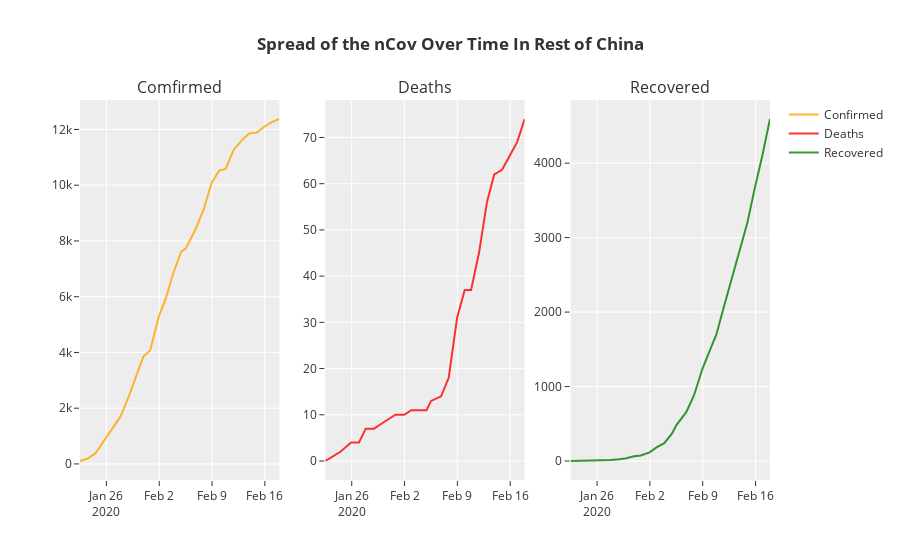

The code cell stored with this chart in its notebook:
### Markdown cell above
## Rest of China (Excluding Hubei) - Spread Over Time

### Code cell
plot = make_subplots(rows=1, cols=3, subplot_titles=("Comfirmed", "Deaths", "Recovered"))

# to plot the spread over time, we would need the data distribution spread over time starting from 22nd Jan 2020
# so we will extract the sub-set from the original data.
chinese_data_over_time = nCoV_data[(nCoV_data['Country'] == 'China') & (nCoV_data['State'] != 'Hubei')]
chinese_data_over_time = chinese_data_over_time.groupby('Date')['Confirmed','Deaths','Recovered'].sum().reset_index()

subPlot1 = go.Scatter(
                x=chinese_data_over_time['Date'],
                y=chinese_data_over_time['Confirmed'],
                name="Confirmed",
                line_color='orange',
                opacity=0.8)

subPlot2 = go.Scatter(
                x=chinese_data_over_time['Date'],
                y=chinese_data_over_time['Deaths'],
                name="Deaths",
                line_color='red',
                opacity=0.8)

subPlot3 = go.Scatter(
                x=chinese_data_over_time['Date'],
                y=chinese_data_over_time['Recovered'],
                name="Recovered",
                line_color='green',
                opacity=0.8)

plot.append_trace(subPlot1, 1, 1)
plot.append_trace(subPlot2, 1, 2)
plot.append_trace(subPlot3, 1, 3)
plot.update_layout(template="ggplot2", title_text = '<b>Spread of the nCov Over Time In Rest of China</b>')

plot.show()

### Figure 1 — Plotly figure (JSON) as saved in the notebook; plotly's stock layout.template omitted (floating-point values rounded to 4 significant figures)
{"data": [{"line": {"color": "orange"}, "name": "Confirmed", "opacity": 0.8, "type": "scatter", "x": ["2020-01-22T12:00:00", "2020-01-23T12:00:00", "2020-01-24T12:00:00", "2020-01-25T22:00:00", "2020-01-26T23:00:00", "2020-01-27T20:30:00", "2020-01-28T23:00:00", "2020-01-29T21:00:00", "2020-01-30T21:30:00", "2020-01-31T19:00:00", "2020-02-01T23:00:00", "2020-02-02T21:00:00", "2020-02-03T21:40:00", "2020-02-04T22:00:00", "2020-02-05T12:20:00", "2020-02-06T20:05:00", "2020-02-07T20:24:00", "2020-02-08T23:04:00", "2020-02-09T23:20:00", "2020-02-10T19:30:00", "2020-02-11T20:44:00", "2020-02-12T22:00:00", "2020-02-13T21:15:00", "2020-02-14T22:00:00", "2020-02-15T22:00:00", "2020-02-16T22:00:00", "2020-02-17T22:00:00"], "xaxis": "x", "y": [105, 195, 367, 927, 1314, 1695, 2416, 3092, 3852, 4068, 5301, 5937, 6878, 7612, 7727, 8429, 9103, 10098, 10529, 10582, 11275, 11599, 11855, 11886, 12098, 12264, 12375], "yaxis": "y"}, {"line": {"color": "red"}, "name": "Deaths", "opacity": 0.8, "type": "scatter", "x": ["2020-01-22T12:00:00", "2020-01-23T12:00:00", "2020-01-24T12:00:00", "2020-01-25T22:00:00", "2020-01-26T23:00:00", "2020-01-27T20:30:00", "2020-01-28T23:00:00", "2020-01-29T21:00:00", "2020-01-30T21:30:00", "2020-01-31T19:00:00", "2020-02-01T23:00:00", "2020-02-02T21:00:00", "2020-02-03T21:40:00", "2020-02-04T22:00:00", "2020-02-05T12:20:00", "2020-02-06T20:05:00", "2020-02-07T20:24:00", "2020-02-08T23:04:00", "2020-02-09T23:20:00", "2020-02-10T19:30:00", "2020-02-11T20:44:00", "2020-02-12T22:00:00", "2020-02-13T21:15:00", "2020-02-14T22:00:00", "2020-02-15T22:00:00", "2020-02-16T22:00:00", "2020-02-17T22:00:00"], "xaxis": "x2", "y": [0, 1, 2, 4, 4, 7, 7, 8, 9, 10, 10, 11, 11, 11, 13, 14, 18, 31, 37, 37, 45, 56, 62, 63, 66, 69, 74], "yaxis": "y2"}, {"line": {"color": "green"}, "name": "Recovered", "opacity": 0.8, "type": "scatter", "x": ["2020-01-22T12:00:00", "2020-01-23T12:00:00", "2020-01-24T12:00:00", "2020-01-25T22:00:00", "2020-01-26T23:00:00", "2020-01-27T20:30:00", "2020-01-28T23:00:00", "2020-01-29T21:00:00", "2020-01-30T21:30:00", "2020-01-31T19:00:00", "2020-02-01T23:00:00", "2020-02-02T21:00:00", "2020-02-03T21:40:00", "2020-02-04T22:00:00", "2020-02-05T12:20:00", "2020-02-06T20:05:00", "2020-02-07T20:24:00", "2020-02-08T23:04:00", "2020-02-09T23:20:00", "2020-02-10T19:30:00", "2020-02-11T20:44:00", "2020-02-12T22:00:00", "2020-02-13T21:15:00", "2020-02-14T22:00:00", "2020-02-15T22:00:00", "2020-02-16T22:00:00", "2020-02-17T22:00:00"], "xaxis": "x3", "y": [0, 2, 5, 7, 7, 13, 24, 37, 63, 73, 116, 183, 239, 368, 482, 659, 883, 1238, 1491, 1699, 2091, 2474, 2851, 3199, 3671, 4109, 4593], "yaxis": "y3"}], "layout": {"annotations": [{"font": {"size": 16}, "showarrow": false, "text": "Comfirmed", "x": 0.1444, "xanchor": "center", "xref": "paper", "y": 1, "yanchor": "bottom", "yref": "paper"}, {"font": {"size": 16}, "showarrow": false, "text": "Deaths", "x": 0.5, "xanchor": "center", "xref": "paper", "y": 1, "yanchor": "bottom", "yref": "paper"}, {"font": {"size": 16}, "showarrow": false, "text": "Recovered", "x": 0.8556, "xanchor": "center", "xref": "paper", "y": 1, "yanchor": "bottom", "yref": "paper"}], "title": {"text": "<b>Spread of the nCov Over Time In Rest of China</b>"}, "xaxis": {"anchor": "y", "domain": [0, 0.2889]}, "xaxis2": {"anchor": "y2", "domain": [0.3556, 0.6444]}, "xaxis3": {"anchor": "y3", "domain": [0.7111, 1]}, "yaxis": {"anchor": "x", "domain": [0, 1]}, "yaxis2": {"anchor": "x2", "domain": [0, 1]}, "yaxis3": {"anchor": "x3", "domain": [0, 1]}}}
